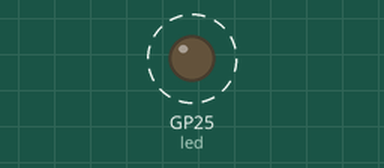
A program run on a simulated Raspberry Pi Pico running MicroPython. Parts: output pins drawn as LEDs (lit = HIGH). Dashed ring = blinking.

Above: at 1.0 s.
Timing chart, 0 to 4.6 s (numbered marks = the images above):
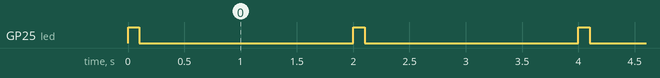

The program:

blink.py
```python
# **************************
# Programme BLINK (avec fct)
# **************************

# Sources:
# https://passionelectronique.fr/programmer-raspberry-pico-en-micropython/
# https://micropython.org/download/RPI_PICO_W/

from machine import Pin
from time import sleep

#led = Pin(25, mode=Pin.OUT)          # Pour Raspberry Pi Pico simple
led = Pin('LED', mode=Pin.OUT)        # Pour Raspberry Pi Pico W

def cligno(t_on,t_off):
    led.on()
    sleep(t_on)
    led.off()
    sleep(t_off)

while True:
    cligno(0.1,1.9)
```

Measured:
- by itself, GP25 (led): alternates HIGH for 0.10 s and LOW for 1.9 s
